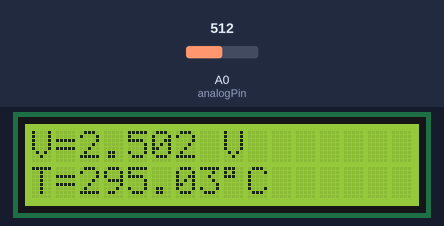
Bench run of a sketch on a simulated Arduino Uno, built with avr-gcc and run on an emulated ATmega328P. On the bench: 16×2 character LCD. The inputs (shaded band) are chosen by the test bench; at power-on: A0 (analogPin) = 512. What the sketch prints to the serial monitor is not drawn.

Above: at 2.7 s.
2.8 s: A0 (analogPin) set to 716
At 3.9 s:
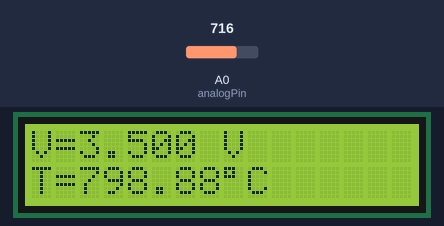
5.1 s: A0 (analogPin) set to 900
At 6.8 s:
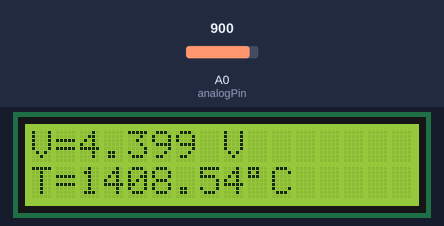
7.1 s: A0 (analogPin) set to 1023
At 9.0 s:
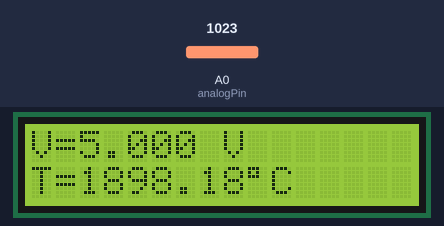
Timing chart, 0 to 10.5 s (numbered marks = the images above; inputs shaded):
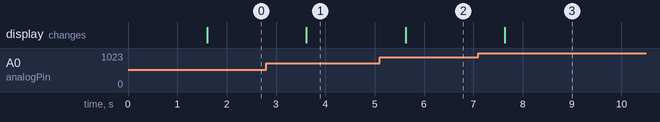

Measured:
- after the input at 2.8 s, the display: changes after 0.82 s (image 1)
- after the input at 5.1 s, the display: changes after 0.53 s (image 2)
- after the input at 7.1 s, the display: changes after 0.54 s (image 3)

The sketch:

ardiuno.ino
```cpp
#include <LiquidCrystal.h>

// LCD pins: RS, EN, D4, D5, D6, D7
LiquidCrystal lcd(7, 6, 5, 4, 3, 2);

const int analogPin = A0;    // Analog input from PT100 amplifier
const float VCC = 5.0;       // Reference voltage (change to 3.3 if using 3.3V board)

// Updated regression coefficients (from latest calibration)
const float a = -172.5707556;
const float b = -40.8781243;
const float c = 91.0056826;

void setup() {
  lcd.begin(16, 2);          // Initialize 16x2 LCD
  lcd.print("PT100 Sensor");
  delay(1500);
  lcd.clear();

  Serial.begin(9600);
  Serial.println("PT100 Temperature Measurement");
  Serial.println("--------------------------------");
  Serial.println("Voltage (V)\tTemp (C)");
}

void loop() {
  // --- Read sensor voltage ---
  int raw = analogRead(analogPin);
  float Vout = raw * (VCC / 1023.0);       // Convert ADC to voltage (0–5V)

  // --- Calculate temperature from quadratic equation ---
  float T = a + b * Vout + c * Vout * Vout;

  // --- Display voltage and temperature on LCD ---
  lcd.setCursor(0, 0);
  lcd.print("V=");
  lcd.print(Vout, 3);
  lcd.print(" V    ");

  lcd.setCursor(0, 1);
  lcd.print("T=");
  lcd.print(T, 2);
  lcd.print((char)223); // degree symbol
  lcd.print("C   ");

  // --- Print to Serial Monitor ---
  Serial.print(Vout, 3);
  Serial.print("\t\t");
  Serial.print(T, 2);
  Serial.println();

  delay(1000); // Update every 1 second
}
```
